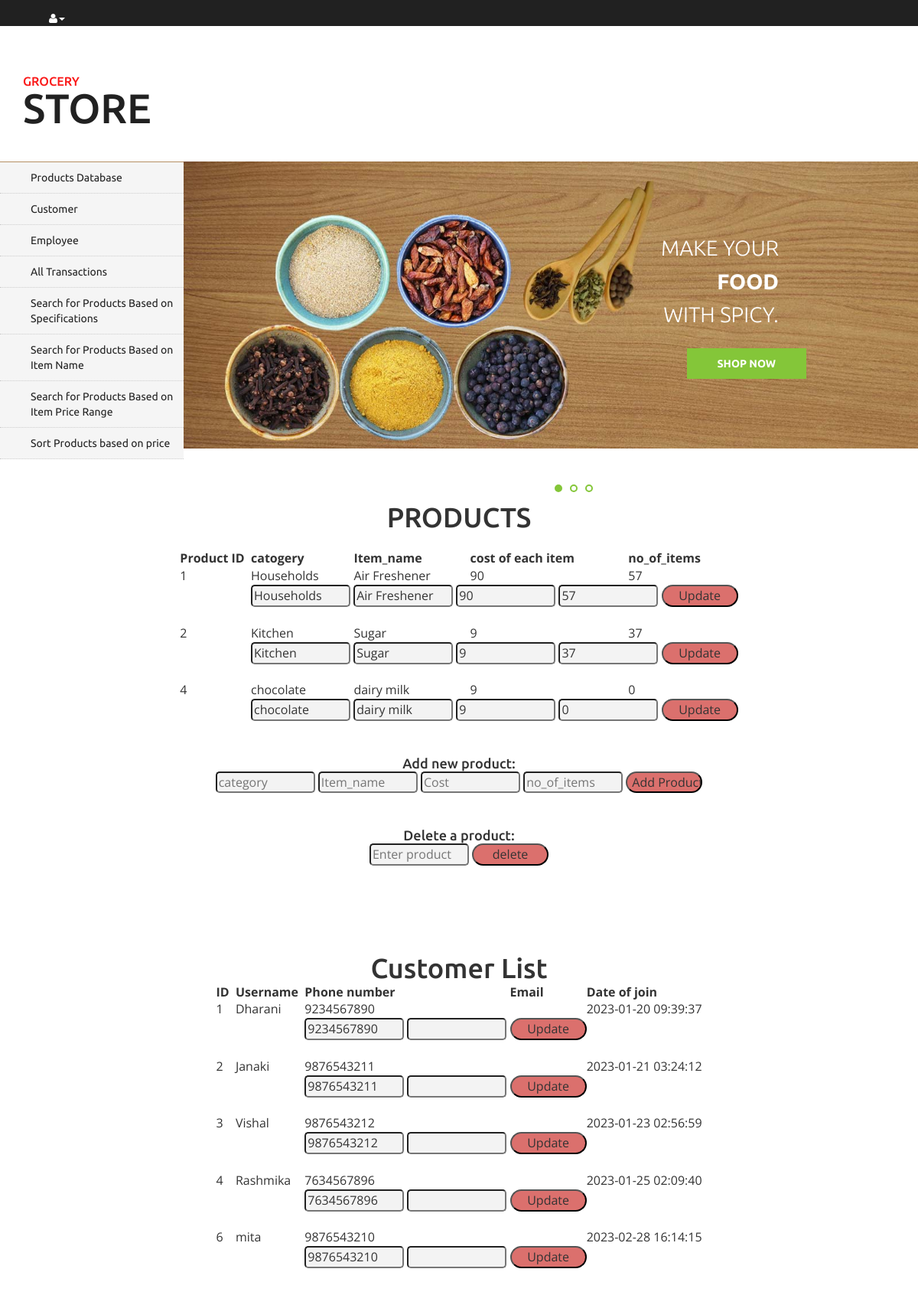
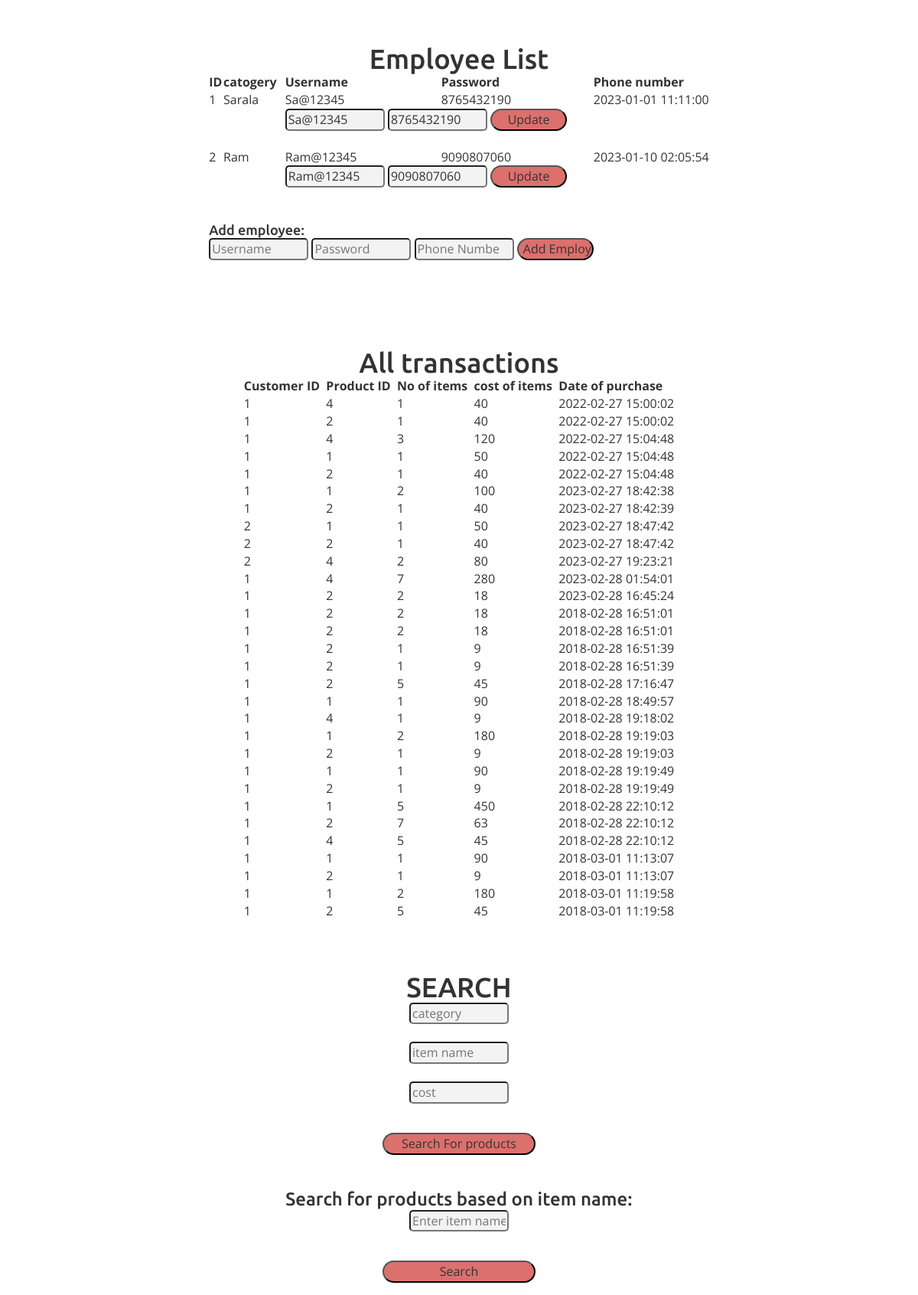
Screenshot of /Admin_logged.php (upper part) with the database file from the repository (2 pictures, top to bottom).
### tables this page shows
CREATE TABLE `products` (
  `ID` int(10) NOT NULL,
  `catogery` varchar(20) NOT NULL,
  `Item_name` varchar(20) NOT NULL,
  `cost` int(10) NOT NULL,
  `no_of_items` int(10) NOT NULL
);

CREATE TABLE `customer` (
  `ID` int(10) NOT NULL,
  `user` varchar(20) NOT NULL,
  `password` varchar(20) NOT NULL,
  `phone_no` bigint(10) NOT NULL,
  `Email` varchar(20) NOT NULL,
  `Time_of_join` datetime NOT NULL
);

CREATE TABLE `employee` (
  `e_username` varchar(20) NOT NULL,
  `e_password` varchar(20) NOT NULL,
  `e_phone_no` bigint(10) NOT NULL,
  `e_date_join` datetime NOT NULL,
  `eid` int(10) NOT NULL
);

CREATE TABLE `purchase` (
  `pcid` int(10) NOT NULL,
  `ppid` int(10) NOT NULL,
  `no_of_items` int(10) NOT NULL,
  `cost_of_items` int(10) NOT NULL,
  `date_time` datetime NOT NULL
);

### Admin_logged.php (the view, shortened to what this page needs)
<!DOCTYPE html>
<html>
<head>
<link href="css/bootstrap.css" rel="stylesheet" type="text/css" media="all" />
<link href="css/style.css" rel="stylesheet" type="text/css" media="all" />
<link href="css/font-awesome.css" rel="stylesheet" type="text/css" media="all" />
</head>
<body>
	<div class="agileits_header">
		<div class="w3l_header_right">
			<ul>
				<li class="dropdown profile_details_drop">
					<a href="#" class="dropdown-toggle" data-toggle="dropdown"><i class="fa fa-user" aria-hidden="true"></i><span class="caret"></span></a>
				</li>
			</ul>
		</div>
		<div class="clearfix"> </div>
	</div>
	<div class="logo_products">
		<div class="container">
			<div class="w3ls_logo_products_left">
				<h1><a href="index.html"><span>Grocery</span> Store</a></h1>
			</div>
			<div class="clearfix"> </div>
		</div>
	</div>
	<div class="banner">
		<div class="w3l_banner_nav_left">
			<nav class="navbar nav_bottom">
				<div class="collapse navbar-collapse" id="bs-megadropdown-tabs">
					<ul class="nav navbar-nav nav_1">
						<li><a href="#products_edit">Products Database</a></li>
						<li><a href="#customer">Customer</a></li>
						<li><a href="#add_employee">Employee</a></li>
						<li><a href="#All_transactions">All Transactions</a></li>
						<li><a href="#search_products">Search for Products Based on Specifications</a></li>
						<li><a href="#search_products_itname">Search for Products Based on Item Name</a></li>
						<li><a href="#search_products_range">Search for Products Based on Item Price Range</a></li>
						<li><a href="#search_products_itsort">Sort Products based on price</a></li>
					</ul>
				 </div>
			</nav>
		</div>
		<div class="w3l_banner_nav_right">
			<section class="slider">
				<div class="flexslider">
					<ul class="slides">
						<li>
							<div class="w3l_banner_nav_right_banner">
								<h3>Make your <span>food</span> with Spicy.</h3>
								<div class="more">
									<a href="#" class="button--saqui button--round-l button--text-thick" data-text="Shop now">Shop now</a>
								</div>
							</div>
						</li>
					</ul>
				</div>
			</section>
				<link rel="stylesheet" href="css/flexslider.css" type="text/css" media="screen" property="" />
		</div>
	</div>
<center><h1> PRODUCTS</h1></center>
	<div id="products_edit">
		<?php
   $db="grocery";
   $connect = mysqli_connect('localhost','root','',$db);
   $query = mysqli_query($connect,"SELECT * FROM products");
      echo "<center>";
      ?><table cellpadding="5" cellspacing="5">
      	<?php
      echo "<tr>";
      echo "<th>"; echo "Product ID";echo "&nbsp";echo "&nbsp"; echo "</th>";
      echo "<th>"; echo "catogery";echo "&nbsp"; echo "</th>";
      echo "<th>"; echo "Item_name"; echo "</th>";
      echo "<th>"; echo "cost of each item"; echo "</th>";
      echo "<th>"; echo "no_of_items"; echo "</th>";
      echo "</tr>";
	  echo "<br>";
 while ($row = mysqli_fetch_array ($query)) {
      echo "<tr>";
      echo "<td>"; echo $row["ID"]; echo "</td>";
      echo "<td>"; echo $row["catogery"]; echo "</td>";
      echo "<td>"; echo $row["Item_name"]; echo "</td>";
      echo "<td>"; echo $row["cost"]; echo "</td>";
      echo "<td>"; echo $row["no_of_items"]; echo "</td>";
      echo "</tr>";
      echo "<tr>";
      echo "<td>";
      echo "</td>";
      echo "<td colspan='4'>";
      ?><form action="A_update_products.php" method="post">
 		<input type="text" placeholder="<?php echo $row["catogery"];?>" value="<?php echo $row["catogery"];?>" name="Acatogery"/>
 		<input type="text" placeholder="<?php echo $row["Item_name"];?>" value="<?php echo $row["Item_name"];?>" name="AItem_name"/>
 		<input type="number" placeholder="<?php echo $row["cost"];?>" value="<?php echo $row["cost"];?>" name="Acost"/>
 		<input type="number" placeholder="<?php echo $row["no_of_items"];?>" value="<?php echo $row["no_of_items"];?>" name="Ano_of_items"/>
      	<input type="submit" name="submit" class="submit"value="Update"/>
    </form>
	<br>
      <?php echo "</td>";
      echo "</tr>";
	  }
?>
 <?php
 echo "</table>";
 echo "</center>";
	  ?>
	  <center><br>
	  <h4>Add new product:</h4>
      <form action="add_products.php" method="post">
 		<input type="text" placeholder="category" name="p_catogery"/>
 		<input type="text" placeholder="Item_name" name="p_Item_name"/>
 		<input type="number" placeholder="Cost" name="p_cost"/>
      	<input type="number" placeholder="no_of_items" name="p_items"/>
		  <input type="submit" name="submit" class="submit" value="Add Product"/>
    </form><br>
	</center>
	<br><center>
		<h4>Delete a product:</h4>
	<form action="delete_products.php" method="post">
	<input type="number" placeholder="Enter product id" name="cpid">
	<input type="submit" class="submit" name="submit" value="delete"/>
</form>
<br>
<br>
	</center>
	</div>
<br><br><br><center><h1>Customer List</h1></center>
<div id="customer">
		<?php
   $db="grocery";
   $connect = mysqli_connect('localhost','root','',$db);
   $query = mysqli_query($connect,"SELECT * FROM customer");
      echo "<center>";
      ?><table cellpadding="5" cellspacing="5">
      	<?php
      echo "<tr>";
      echo "<th>"; echo "ID";echo "&nbsp";echo "&nbsp"; echo "</th>";
      echo "<th>"; echo "Username";echo "&nbsp";echo "&nbsp"; echo "</th>";
      echo "<th>"; echo "Phone number"; echo "</th>";
	  echo "<th>";echo "Email";echo "</th>";
      echo "<th>"; echo "Date of join"; echo "</th>";
      echo "</tr>";
 while ($row = mysqli_fetch_array ($query)) {
      echo "<tr>";
      echo "<td>"; echo $row["ID"]; echo "</td>";
      echo "<td>"; echo $row["user"]; echo "</td>";
      echo "<td>"; echo $row["phone_no"]; echo "</td>";
	  echo "<td>"; echo $row["Email"]; echo "</td>";
      echo "<td>"; echo $row["Time_of_join"]; echo "</td>";
      echo "</tr>";
      echo "<tr>";
      echo "<td>";
      echo "</td>";
      echo "<td>";
      echo "</td>";
      echo "<td colspan='2'>";
      ?><form action="A_update_customer.php" method="post">
 		<input type="number" placeholder="<?php echo $row["phone_no"];?>" value="<?php echo $row["phone_no"];?>" name="C_phone_number"/>
		<input type="text" placeholder="<?php echo $row["Email"];?>" value="<?php echo $row["Email"];?>" name="C_Email"/>
      	<input type="submit" name="submit" class="submit" value="Update"/>
    </form><br>
      <?php echo "</td>";
      echo "</tr>";
  }
  echo "</table>";
  echo "</center>";
?>
	</div>
<br><br><br><center><h1>Employee List</h1></center>
		<div id="add_employee">
		<?php
   $db="grocery";
   $connect = mysqli_connect('localhost','root','',$db);
   $query = mysqli_query($connect,"SELECT * FROM employee");
      echo "<center>";
      ?><table cellpadding="5" cellspacing="5">
      	<?php
      echo "<tr>";
      echo "<th>"; echo "ID"; echo "</th>";
      echo "<th>"; echo "catogery";echo "&nbsp"; echo "</th>";
      echo "<th>"; echo "Username"; echo "</th>";
      echo "<th>"; echo "Password"; echo "</th>";
      echo "<th>"; echo "Phone number"; echo "</th>";
      echo "</tr>";
 while ($row = mysqli_fetch_array ($query)) {
      echo "<tr>";
      echo "<td>"; echo $row["eid"]; echo "</td>";
      echo "<td>"; echo $row["e_username"]; echo "</td>";
      echo "<td>"; echo $row["e_password"]; echo "</td>";
      echo "<td>"; echo $row["e_phone_no"]; echo "</td>";
      echo "<td>"; echo $row["e_date_join"]; echo "</td>";
      echo "</tr>";
      echo "<tr>";
      echo "<td>";
      echo "</td>";
      echo "<td>";
      echo "</td>";
      echo "<td colspan='2'>";
      ?><form action="A_update_emp.php" method="post">
 		<input type="text" placeholder="<?php echo $row["e_password"];?>" value="<?php echo $row["e_password"];?>" name="Apassword"/>
 		<input type="number" placeholder="<?php echo $row["e_phone_no"];?>" value="<?php echo $row["e_phone_no"];?>" name="A_phno"/>
      	<input type="submit" name="submit" class="submit" value="Update"/>
    </form><br>
      <?php echo "</td>";
      echo "</tr>";
  }
  ?>
 <?php
  echo "<tr>";
      echo "<td colspan='4'>";
      ?>
	  <br>
	  <h4>Add employee:</h4>
	  <form action="add_employee.php" method="post">
 		<input type="text" placeholder="Username" name="e_username"/>
 		<input type="text" placeholder="Password" name="e_password"/>
 		<input type="number" placeholder="Phone Number" name="e_phone_no"/>
      	<input type="submit" name="submit" class="submit" value="Add Employee"/>
    </form><br><br>
      <?php echo "</td>";
      echo "</tr>";
  echo "</table>";
  echo "</center>";
?>
	</div>
<br><br><br><center><h1>All transactions</h1></center>
	<div id="All_transactions">
		<?php
   $db="grocery";
   $connect = mysqli_connect('localhost','root','',$db);
   $query = mysqli_query($connect,"SELECT * FROM purchase");
      echo "<center>";
      ?><table cellpadding="5" cellspacing="5">
         <?php
      echo "<tr>";
      echo "<th>"; echo "Customer ID";echo "&nbsp";echo "&nbsp"; echo "</th>";
      echo "<th>"; echo "Product ID";echo "&nbsp";echo "&nbsp"; echo "</th>";
      echo "<th>"; echo "No of items";echo "&nbsp";echo "&nbsp"; echo "</th>";
      echo "<th>"; echo "cost of items";echo "&nbsp";echo "&nbsp"; echo "</th>";
      echo "<th>"; echo "Date of purchase"; echo "</th>";
      echo "</tr>";
 while ($row = mysqli_fetch_array ($query)) {
      echo "<tr>";
      echo "<td>"; echo $row["pcid"]; echo "</td>";
      echo "<td>"; echo $row["ppid"]; echo "</td>";
      echo "<td>"; echo $row["no_of_items"]; echo "</td>";
      echo "<td>"; echo $row["cost_of_items"]; echo "</td>";
      echo "<td>"; echo $row["date_time"]; echo "</td>";
      echo "</tr>";
  }
  echo "</table>";
  echo "</center>";
?>
	</div>
<br><br><br><center><h1>SEARCH</h1></center>
<div id="search_products">
		<?php
      echo "<center>";
      ?><table cellpadding="5" cellspacing="5">
      ?><form action="search_products.php" method="post">
 		<input type="text"   name="scategory" placeholder="category"/><br><br>
		<input type="text"   name="sitem_name" placeholder="item name"/><br><br>
		<input type="number"   name="scost" placeholder="cost"/><br><br>
      	<input type="submit" name="submit"class="submit2" value="Search For products"/><br><br><br>
    </form>
      <?php echo "</td>";
  echo "</table>";
  echo "</center>";
?>
	</div>
<div id="search_products_itname">
		<?php
      echo "<center>";
      ?><table cellpadding="5" cellspacing="5">
	  <form action="search_products_itname.php" method="post">
		<h3>Search for products based on item name:</h3>
		<input type="text" placeholder="Enter item name"  name="sitem_name"/><br><br>
      	<input type="submit" name="submit" class="submit2" value="Search"/><br><br>
    </form>
      <?php echo "</td>";
  echo "</table>";
  echo "</center>";
?>
	</div>
</body>
</html>

### css/flexslider.css (style rules this page uses)
.slides, .flex-control-nav, .flex-direction-nav { margin: 0; padding: 0; list-style: none; }
.flexslider .slides > li { display: none; -webkit-backface-visibility: hidden; }
.slides:after { content: "."; display: block; clear: both; visibility: hidden; line-height: 0; height: 0; }
.flexslider { border: 0px; position: relative; zoom: 1; overflow: hidden; }
.flexslider .slides { zoom: 1; }

### Admin_logged.php (style rules this page uses)
input.submit { width:100px; background-color: #db706d; border-radius : 16px }
input.submit2 { width: 200px; background-color: #db706d; margin-top:15px; border-radius:16px; }

### rows the page displays
products: ID "1", catogery "Households", Item_name "Air Freshener", cost "90", no_of_items "57", Acatogery "Households", AItem_name "Air Freshener", Acost "90", Ano_of_items "57"
products: ID "2", catogery "Kitchen", Item_name "Sugar", cost "9", no_of_items "37", Acatogery "Kitchen", AItem_name "Sugar", Acost "9", Ano_of_items "37"
products: ID "4", catogery "chocolate", Item_name "dairy milk", cost "9", no_of_items "0", Acatogery "chocolate", AItem_name "dairy milk", Acost "9", Ano_of_items "0"
customer: ID "1", user "Dharani", phone_no "9234567890", Time_of_join "2023-01-20 09:39:37", C_phone_number "9234567890"
customer: ID "2", user "Janaki", phone_no "9876543211", Time_of_join "2023-01-21 03:24:12", C_phone_number "9876543211"
customer: ID "3", user "Vishal", phone_no "9876543212", Time_of_join "2023-01-23 02:56:59", C_phone_number "9876543212"
customer: ID "4", user "Rashmika", phone_no "7634567896", Time_of_join "2023-01-25 02:09:40", C_phone_number "7634567896"
customer: ID "6", user "mita", phone_no "9876543210", Time_of_join "2023-02-28 16:14:15", C_phone_number "9876543210"
employee: eid "1", e_username "Sarala", e_password "Sa@12345", e_phone_no "8765432190", e_date_join "2023-01-01 11:11:00", Apassword "Sa@12345", A_phno "8765432190"
employee: eid "2", e_username "Ram", e_password "Ram@12345", e_phone_no "9090807060", e_date_join "2023-01-10 02:05:54", Apassword "Ram@12345", A_phno "9090807060"
purchase: pcid "1", ppid "4", no_of_items "1", cost_of_items "40", date_time "2022-02-27 15:00:02"
purchase: pcid "1", ppid "2", no_of_items "1", cost_of_items "40", date_time "2022-02-27 15:00:02"
purchase: pcid "1", ppid "4", no_of_items "3", cost_of_items "120", date_time "2022-02-27 15:04:48"
purchase: pcid "1", ppid "1", no_of_items "1", cost_of_items "50", date_time "2022-02-27 15:04:48"
purchase: pcid "1", ppid "2", no_of_items "1", cost_of_items "40", date_time "2022-02-27 15:04:48"
purchase: pcid "1", ppid "1", no_of_items "2", cost_of_items "100", date_time "2023-02-27 18:42:38"
purchase: pcid "1", ppid "2", no_of_items "1", cost_of_items "40", date_time "2023-02-27 18:42:39"
purchase: pcid "2", ppid "1", no_of_items "1", cost_of_items "50", date_time "2023-02-27 18:47:42"
purchase: pcid "2", ppid "2", no_of_items "1", cost_of_items "40", date_time "2023-02-27 18:47:42"
purchase: pcid "2", ppid "4", no_of_items "2", cost_of_items "80", date_time "2023-02-27 19:23:21"
purchase: pcid "1", ppid "4", no_of_items "7", cost_of_items "280", date_time "2023-02-28 01:54:01"
purchase: pcid "1", ppid "2", no_of_items "2", cost_of_items "18", date_time "2023-02-28 16:45:24"
purchase: pcid "1", ppid "2", no_of_items "2", cost_of_items "18", date_time "2018-02-28 16:51:01"
purchase: pcid "1", ppid "2", no_of_items "2", cost_of_items "18", date_time "2018-02-28 16:51:01"
purchase: pcid "1", ppid "2", no_of_items "1", cost_of_items "9", date_time "2018-02-28 16:51:39"
purchase: pcid "1", ppid "2", no_of_items "1", cost_of_items "9", date_time "2018-02-28 16:51:39"
purchase: pcid "1", ppid "2", no_of_items "5", cost_of_items "45", date_time "2018-02-28 17:16:47"
purchase: pcid "1", ppid "1", no_of_items "1", cost_of_items "90", date_time "2018-02-28 18:49:57"
purchase: pcid "1", ppid "4", no_of_items "1", cost_of_items "9", date_time "2018-02-28 19:18:02"
purchase: pcid "1", ppid "1", no_of_items "2", cost_of_items "180", date_time "2018-02-28 19:19:03"
purchase: pcid "1", ppid "2", no_of_items "1", cost_of_items "9", date_time "2018-02-28 19:19:03"
purchase: pcid "1", ppid "1", no_of_items "1", cost_of_items "90", date_time "2018-02-28 19:19:49"
purchase: pcid "1", ppid "2", no_of_items "1", cost_of_items "9", date_time "2018-02-28 19:19:49"
purchase: pcid "1", ppid "1", no_of_items "5", cost_of_items "450", date_time "2018-02-28 22:10:12"
purchase: pcid "1", ppid "2", no_of_items "7", cost_of_items "63", date_time "2018-02-28 22:10:12"
purchase: pcid "1", ppid "4", no_of_items "5", cost_of_items "45", date_time "2018-02-28 22:10:12"
purchase: pcid "1", ppid "1", no_of_items "1", cost_of_items "90", date_time "2018-03-01 11:13:07"
purchase: pcid "1", ppid "2", no_of_items "1", cost_of_items "9", date_time "2018-03-01 11:13:07"
purchase: pcid "1", ppid "1", no_of_items "2", cost_of_items "180", date_time "2018-03-01 11:19:58"
purchase: pcid "1", ppid "2", no_of_items "5", cost_of_items "45", date_time "2018-03-01 11:19:58"
